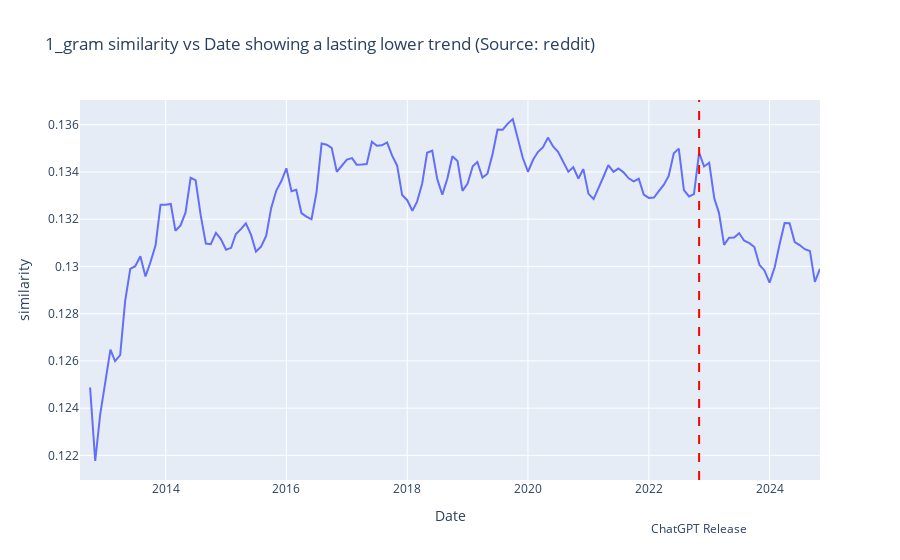

The notebook cell this image was saved under:
### Code cell
# for each of the rows in the important columns, using the column, PC, plot that column in the df with respect to the date which can be constructed from the year and month that is in df. Also for each of the plots, highlight the axvline at the date of the introduction of the chatgpt which is on November 2022. do the plots using plotly express

for index, row in important_columns.iterrows():
    column = row["PC"]
    term = row["term"]
    statistic = row["statistic"]
    trend = "higher" if statistic > 0 else "lower"
    type_of_trend = "shock" if term == "ONSET" else "lasting"
    df["date"] = pd.to_datetime(df["year"].astype(str) + "-" + df["month"].astype(str))

    # make the df column with respect to date a bit more smooth using window average
    df[column] = df[column].rolling(window=3).mean()

    px.line(
        df,
        x="date",
        y=column,
        title=f"{similarity_type} similarity vs Date showing a {type_of_trend} {trend} trend (Source: {data_source}) ",
        labels={"date": "Date", column: f"{column}"},
    ).add_vline(
        x="2022-11-01",
        line_dash="dash",
        line_color="red",
    ).add_annotation(
        x="2022-11-01",
        y=-0.1,
        text="ChatGPT Release",
        showarrow=False,
        xanchor="center",
        yanchor="top",
        yref="paper",
    ).show()

    plt.show()
    plt.close()

### Figure 1 — Plotly figure (JSON) as saved in the notebook; plotly's stock layout.template omitted (floating-point values rounded to 4 significant figures; data arrays with more than 128 entries replaced by an {"elided": "..."} marker saying what was removed)
{"data": [{"hovertemplate": "Date=%{x}<br>similarity=%{y}<extra></extra>", "legendgroup": "", "line": {"color": "#636efa", "dash": "solid"}, "marker": {"symbol": "circle"}, "mode": "lines", "name": "", "orientation": "v", "showlegend": false, "type": "scatter", "x": {"elided": "148 str values"}, "xaxis": "x", "y": {"elided": "148 float values"}, "yaxis": "y"}], "layout": {"annotations": [{"showarrow": false, "text": "ChatGPT Release", "x": "2022-11-01", "xanchor": "center", "y": -0.1, "yanchor": "top", "yref": "paper"}], "legend": {"tracegroupgap": 0}, "shapes": [{"line": {"color": "red", "dash": "dash"}, "type": "line", "x0": "2022-11-01", "x1": "2022-11-01", "xref": "x", "y0": 0, "y1": 1, "yref": "y domain"}], "title": {"text": "1_gram similarity vs Date showing a lasting lower trend (Source: reddit) "}, "xaxis": {"anchor": "y", "domain": [0, 1], "title": {"text": "Date"}}, "yaxis": {"anchor": "x", "domain": [0, 1], "title": {"text": "similarity"}}}}
